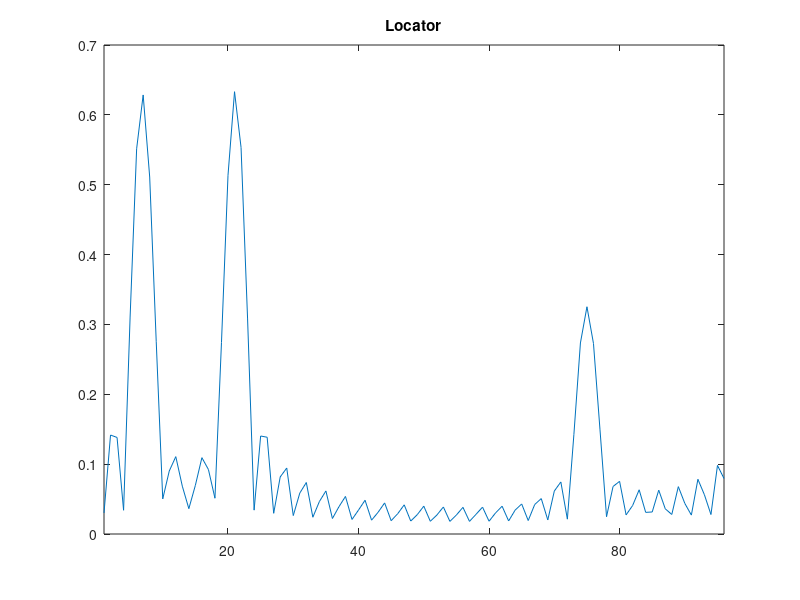

Recreate this plot in MATLAB.
#
# f.m -- Reed-Solomon-Visualisierung mit FFT
#
# (c) 2021 Prof Dr Andreas Müller, OST Ostschweizer Fachhochschule
#
N = 64;
b = 32;
l = N + b;

signal = zeros(l,1);
signal(1:N,1) = round(10 * rand(N,1));
signal

codiert = fft(signal)

plot(abs(signal));
xlim([1, l]);
title("Signal");
pause()

fehler = zeros(l,1);
fehler(21,1) = 2;
fehler(75,1) = 1;
fehler(7,1) = 2;

plot(fehler);
xlim([1, l]);
title("Fehler");
pause()

empfangen = codiert + fehler;

plot(abs(empfangen));
xlim([1, l]);
title("Empfangen");
pause()

decodiert = ifft(empfangen)
plot(abs(decodiert));
xlim([1, l]);
title("Decodiert");
pause()

syndrom = decodiert;
syndrom(1:N,1) = zeros(N,1)
plot(abs(syndrom));
xlim([1, l]);
title("Syndrom");
pause()

locator = abs(fft(syndrom))

plot(locator);
xlim([1, l]);
title("Locator");
pause()
